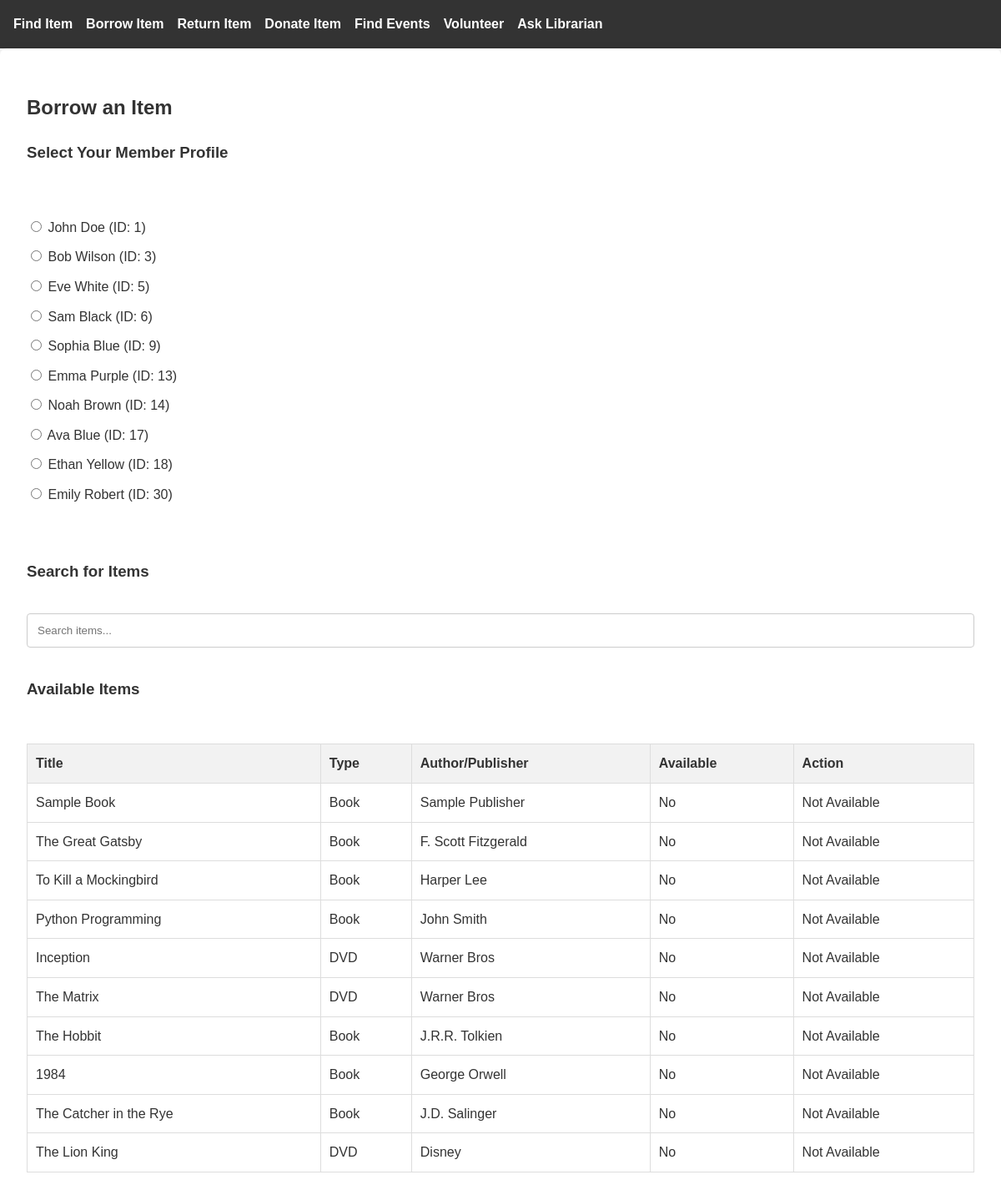
The app's page /borrow-item, older data.
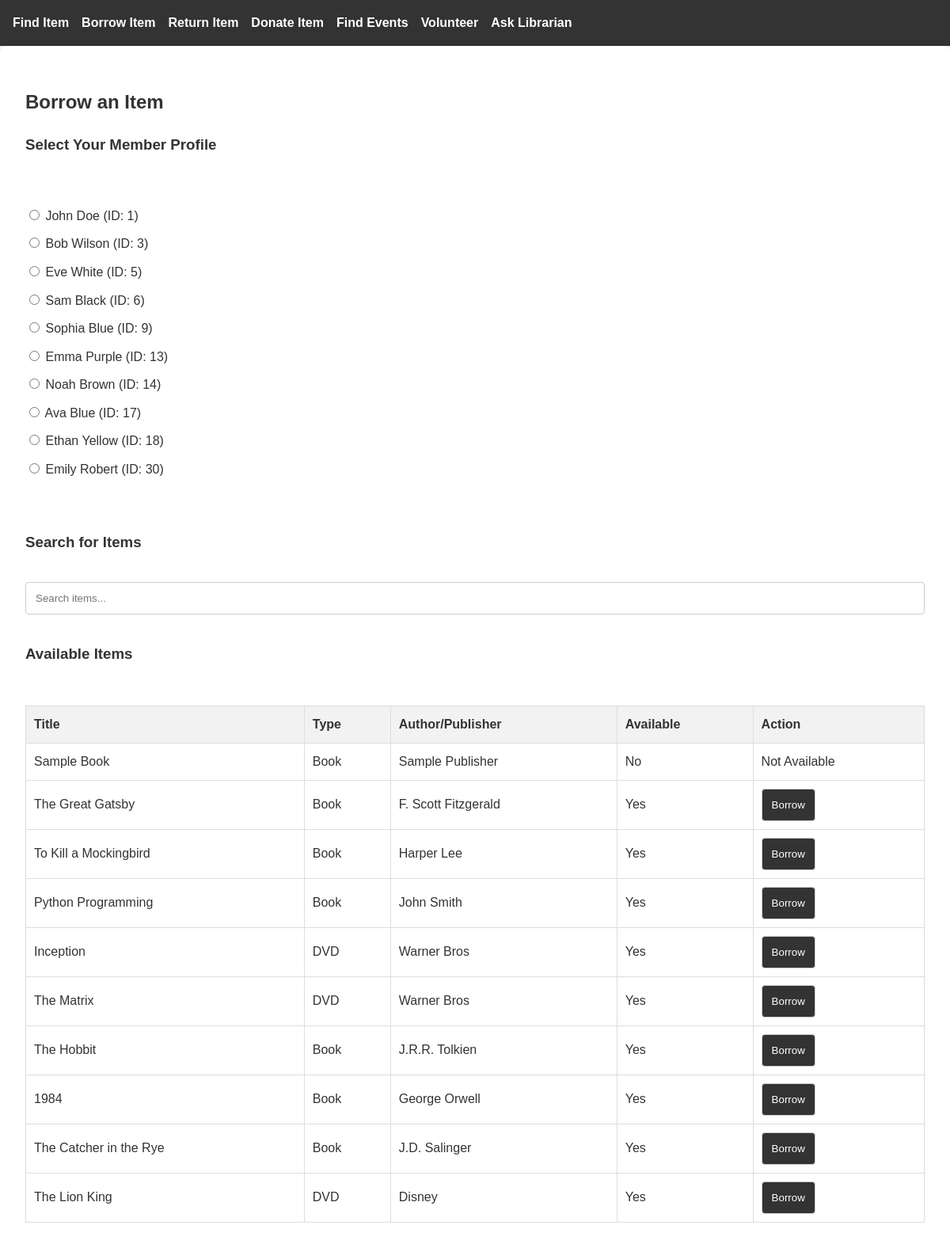
The same page, newer data.
### tables this page shows
CREATE TABLE Person (
            PersonID INTEGER PRIMARY KEY AUTOINCREMENT, 
            Name TEXT NOT NULL, 
            Address TEXT, 
            PhoneNumber TEXT, 
            Email TEXT UNIQUE, 
            Role TEXT NOT NULL 
            CHECK (Role IN ('Member', 'Librarian', 'Volunteer'))
        );

CREATE TABLE Item (
            ItemID INTEGER PRIMARY KEY AUTOINCREMENT, 
            Title TEXT NOT NULL,
            Type TEXT NOT NULL,
            AuthorPublisher TEXT,
            AvailabilityStatus BOOLEAN DEFAULT 1,
            ISBN TEXT,
            PublicationYear INTEGER
        );

### app.py (the view, shortened to what this page needs)
@app.route('/borrow-item', methods=['GET', 'POST'])
def borrow_item():
    conn = get_db_connection()
    items = conn.execute("SELECT * FROM Item").fetchall()
    members = conn.execute("""
        SELECT p.PersonID, p.Name
        FROM Person p
        JOIN Member m ON p.PersonID = m.MemberID
        WHERE p.Role = 'Member'
    """).fetchall()
    conn.close()
    return render_template('borrow_item.html', items=items, members=members)

### app.py (called while the page is built)
def get_db_connection():
    print("Connecting to database...")
    conn = sqlite3.connect('354_mini_project.db')
    conn.row_factory = sqlite3.Row
    return conn

### templates/borrow_item.html (shortened to what this page needs)
{% extends "base.html" %}
{% block content %}
<h2>Borrow an Item</h2>
<h3>Select Your Member Profile</h3>
<form method="POST">
    <div class="member-selection">
        {% for member in members %}
        <div class="member-option">
            <input type="radio" id="member_{{ member['PersonID'] }}" name="member_id"
                   value="{{ member['PersonID'] }}" required>
            <label for="member_{{ member['PersonID'] }}">{{ member['Name'] }} (ID: {{ member['PersonID'] }})</label>
        </div>
        {% endfor %}
    </div>
    <h3>Search for Items</h3>
    <input type="text" id="search_term" placeholder="Search items..." onkeyup="filterItems()">
    <h3>Available Items</h3>
    <table id="items_table">
        <tr>
            <th>Title</th>
            <th>Type</th>
            <th>Author/Publisher</th>
            <th>Available</th>
            <th>Action</th>
        </tr>
        {% for item in items %}
        <tr>
            <td>{{ item['Title'] }}</td>
            <td>{{ item['Type'] }}</td>
            <td>{{ item['AuthorPublisher'] }}</td>
            <td>{{ 'Yes' if item['AvailabilityStatus'] else 'No' }}</td>
            <td>
                {% if item['AvailabilityStatus'] %}
                <button type="button" onclick="borrowItem({{ item['ItemID'] }})">Borrow</button>
                {% else %}
                Not Available
                {% endif %}
            </td>
        </tr>
        {% endfor %}
    </table>
</form>
{% endblock %}

### templates/base.html (shortened to what this page needs)
<!DOCTYPE html>
<html>
<head>
    <link rel="stylesheet" href="{{ url_for('static', filename='styles.css') }}">
</head>
<body>
    <nav>
        <ul>
            <li><a href="/find-item">Find Item</a></li>
            <li><a href="/borrow-item">Borrow Item</a></li>
            <li><a href="/return-item">Return Item</a></li>
            <li><a href="/donate-item">Donate Item</a></li>
            <li><a href="/find-events">Find Events</a></li>
            <li><a href="/volunteer">Volunteer</a></li>
            <li><a href="/ask-help">Ask Librarian</a></li>
        </ul>
    </nav>
    <div class="container">
        {% block content %}{% endblock %}
    </div>
</body>
</html>

### static/styles.css (style rules this page uses)
body { font-family: Arial, sans-serif; margin: 0; padding: 0; background-color: #f9f9f9; color: #333; line-height: 1.6; }
nav { background-color: #333; padding: 1rem; }
nav ul { list-style: none; margin: 0; padding: 0; display: flex; gap: 1rem; }
nav a { color: white; text-decoration: none; font-weight: bold; transition: color 0.3s ease-in-out; }
.container { max-width: 1200px; margin: 0 auto; padding: 2rem; background: white; border-radius: 8px; box-shadow: 0 0 10px rgba(0, 0, 0, 0.1); }
table { width: 100%; border-collapse: collapse; margin-top: 1rem; background: white; }
th, td { border: 1px solid #ddd; padding: 10px; text-align: left; }
th { background-color: #f2f2f2; font-weight: bold; }
form { margin: 2rem 0; display: flex; flex-direction: column; gap: 1rem; }
input, button { padding: 0.75rem; border: 1px solid #ccc; border-radius: 4px; }
button { background-color: #333; color: white; cursor: pointer; transition: background 0.3s ease-in-out; }

### templates/borrow_item.html (style rules this page uses)
.member-selection { margin: 20px 0; }
.member-option { margin: 10px 0; }

Row changes from the older to the newer data that the page shows:
changed Item "The Great Gatsby": AvailabilityStatus "No" → "Yes"; AvailabilityStatus "Not Available" → "Borrow"
changed Item "To Kill a Mockingbird": AvailabilityStatus "No" → "Yes"; AvailabilityStatus "Not Available" → "Borrow"
changed Item "Python Programming": AvailabilityStatus "No" → "Yes"; AvailabilityStatus "Not Available" → "Borrow"
changed Item "Inception": AvailabilityStatus "No" → "Yes"; AvailabilityStatus "Not Available" → "Borrow"
changed Item "The Matrix": AvailabilityStatus "No" → "Yes"; AvailabilityStatus "Not Available" → "Borrow"
changed Item "The Hobbit": AvailabilityStatus "No" → "Yes"; AvailabilityStatus "Not Available" → "Borrow"
changed Item "George Orwell": AvailabilityStatus "No" → "Yes"; AvailabilityStatus "Not Available" → "Borrow"
changed Item "The Catcher in the Rye": AvailabilityStatus "No" → "Yes"; AvailabilityStatus "Not Available" → "Borrow"
changed Item "The Lion King": AvailabilityStatus "No" → "Yes"; AvailabilityStatus "Not Available" → "Borrow"
